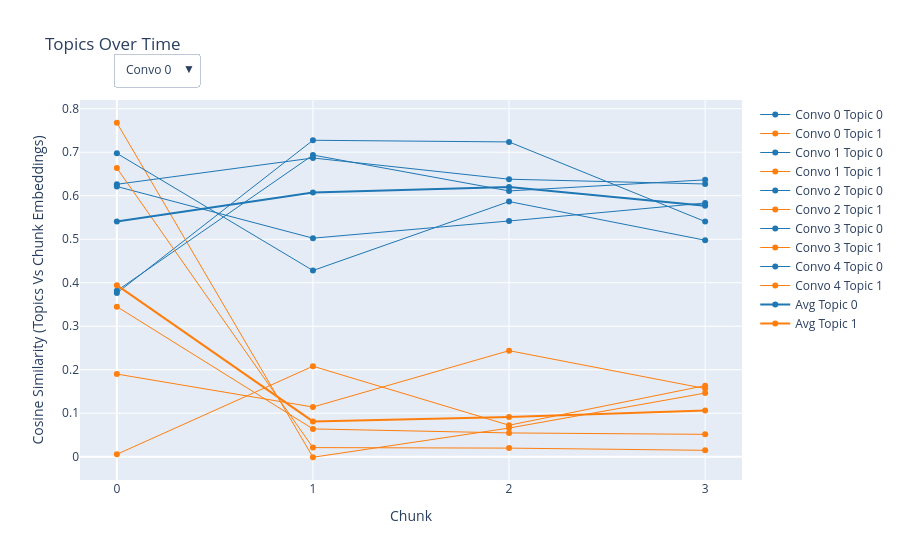

Here is the notebook cell this chart was saved with:
### Code cell
plot_with_plotly(df_for_plotting)

### Figure 1 — Plotly figure (JSON) as saved in the notebook; plotly's stock layout.template omitted (floating-point values rounded to 4 significant figures)
{"data": [{"line": {"color": "#1F77B4", "width": 1}, "name": "Convo 0 Topic 0", "type": "scatter", "visible": true, "x": [0, 1, 2, 3], "y": [0.3763, 0.7274, 0.7236, 0.5406]}, {"line": {"color": "#FF7F0E", "width": 1}, "name": "Convo 0 Topic 1", "type": "scatter", "visible": true, "x": [0, 1, 2, 3], "y": [0.7677, -0.001185, 0.06589, 0.1463]}, {"line": {"color": "#1F77B4", "width": 1}, "name": "Convo 1 Topic 0", "type": "scatter", "visible": true, "x": [0, 1, 2, 3], "y": [0.6262, 0.6867, 0.6379, 0.627]}, {"line": {"color": "#FF7F0E", "width": 1}, "name": "Convo 1 Topic 1", "type": "scatter", "visible": true, "x": [0, 1, 2, 3], "y": [0.345, 0.06391, 0.05473, 0.05145]}, {"line": {"color": "#1F77B4", "width": 1}, "name": "Convo 2 Topic 0", "type": "scatter", "visible": true, "x": [0, 1, 2, 3], "y": [0.6212, 0.5024, 0.5419, 0.5832]}, {"line": {"color": "#FF7F0E", "width": 1}, "name": "Convo 2 Topic 1", "type": "scatter", "visible": true, "x": [0, 1, 2, 3], "y": [0.19, 0.1142, 0.2438, 0.1568]}, {"line": {"color": "#1F77B4", "width": 1}, "name": "Convo 3 Topic 0", "type": "scatter", "visible": true, "x": [0, 1, 2, 3], "y": [0.6973, 0.428, 0.5866, 0.4976]}, {"line": {"color": "#FF7F0E", "width": 1}, "name": "Convo 3 Topic 1", "type": "scatter", "visible": true, "x": [0, 1, 2, 3], "y": [0.00555, 0.208, 0.07243, 0.1634]}, {"line": {"color": "#1F77B4", "width": 1}, "name": "Convo 4 Topic 0", "type": "scatter", "visible": true, "x": [0, 1, 2, 3], "y": [0.3815, 0.6935, 0.611, 0.6364]}, {"line": {"color": "#FF7F0E", "width": 1}, "name": "Convo 4 Topic 1", "type": "scatter", "visible": true, "x": [0, 1, 2, 3], "y": [0.6635, 0.02099, 0.01983, 0.01479]}, {"line": {"color": "#1F77B4", "width": 2}, "name": "Avg Topic 0", "type": "scatter", "visible": true, "x": [0, 1, 2, 3], "y": [0.5405, 0.6076, 0.6202, 0.577]}, {"line": {"color": "#FF7F0E", "width": 2}, "name": "Avg Topic 1", "type": "scatter", "visible": true, "x": [0, 1, 2, 3], "y": [0.3944, 0.08119, 0.09134, 0.1066]}], "layout": {"title": {"text": "Topics Over Time"}, "updatemenus": [{"buttons": [{"args": [{"visible": [true, true, false, false, false, false, false, false, false, false, true, true]}], "label": "Convo 0", "method": "update"}, {"args": [{"visible": [false, false, true, true, false, false, false, false, false, false, true, true]}], "label": "Convo 1", "method": "update"}, {"args": [{"visible": [false, false, false, false, true, true, false, false, false, false, true, true]}], "label": "Convo 2", "method": "update"}, {"args": [{"visible": [false, false, false, false, false, false, true, true, false, false, true, true]}], "label": "Convo 3", "method": "update"}, {"args": [{"visible": [false, false, false, false, false, false, false, false, true, true, true, true]}], "label": "Convo 4", "method": "update"}], "direction": "down", "pad": {"r": 10, "t": 10}, "showactive": true, "x": 0.05, "xanchor": "left", "y": 1.15, "yanchor": "top"}], "xaxis": {"dtick": 1, "tick0": 0, "tickmode": "linear", "title": {"text": "Chunk"}}, "yaxis": {"title": {"text": "Cosine Similarity (Topics Vs Chunk Embeddings)"}}}}
